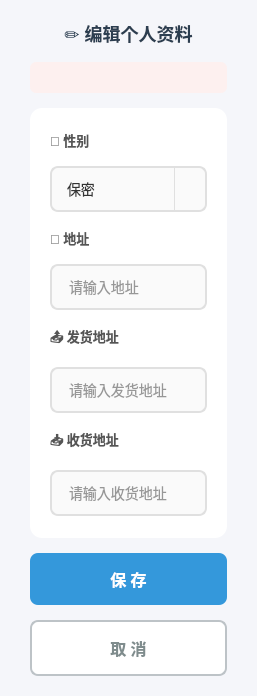
<?xml version="1.0" encoding="UTF-8"?>
<ui version="4.0">
 <class>EditProfileDialog</class>
 <widget class="QDialog" name="EditProfileDialog">
  <property name="windowTitle">
   <string>编辑个人资料</string>
  </property>
  <property name="styleSheet">
   <string notr="true">QDialog { background-color: #f5f6fa; }</string>
  </property>
  <layout class="QVBoxLayout" name="mainLayout">
   <property name="spacing">
    <number>15</number>
   </property>
   <property name="leftMargin">
    <number>30</number>
   </property>
   <property name="topMargin">
    <number>20</number>
   </property>
   <property name="rightMargin">
    <number>30</number>
   </property>
   <property name="bottomMargin">
    <number>20</number>
   </property>
   <item>
    <widget class="QLabel" name="titleLabel">
     <property name="text">
      <string>✏️ 编辑个人资料</string>
     </property>
     <property name="alignment">
      <set>Qt::AlignmentFlag::AlignCenter</set>
     </property>
     <property name="styleSheet">
      <string notr="true">font-size: 18px; font-weight: bold; color: #2c3e50;</string>
     </property>
    </widget>
   </item>
   <item>
    <widget class="QLabel" name="m_errorLabel">
     <property name="text">
      <string/>
     </property>
     <property name="visible">
      <bool>false</bool>
     </property>
     <property name="alignment">
      <set>Qt::AlignmentFlag::AlignCenter</set>
     </property>
     <property name="styleSheet">
      <string notr="true">color: #e74c3c; font-size: 13px; font-weight: bold; background-color: #fdf0ef; border-radius: 6px; padding: 8px;</string>
     </property>
    </widget>
   </item>
   <item>
    <widget class="QWidget" name="formWidget" native="true">
     <property name="styleSheet">
      <string notr="true">QWidget { background-color: #ffffff; border-radius: 12px; }
QLineEdit {
  min-height: 42px; padding: 0 15px;
  border: 2px solid #e0e0e0; border-radius: 8px;
  font-size: 14px; background-color: #fafafa; color: #333;
}
QLineEdit:focus {
  border-color: #3498db; background-color: #ffffff;
}
QComboBox {
  min-height: 42px; padding: 0 15px;
  border: 2px solid #e0e0e0; border-radius: 8px;
  font-size: 14px; background-color: #fafafa; color: #333;
}
QComboBox:focus { border-color: #3498db; }
QComboBox::drop-down {
  subcontrol-origin: padding;
  subcontrol-position: top right;
  width: 30px;
  border-left: 1px solid #e0e0e0;
}</string>
     </property>
     <layout class="QVBoxLayout" name="formLayout">
      <property name="spacing">
       <number>16</number>
      </property>
      <property name="leftMargin">
       <number>20</number>
      </property>
      <property name="topMargin">
       <number>22</number>
      </property>
      <property name="rightMargin">
       <number>20</number>
      </property>
      <property name="bottomMargin">
       <number>22</number>
      </property>
      <item>
       <widget class="QLabel" name="genderLabel">
        <property name="text">
         <string>👤 性别</string>
        </property>
        <property name="styleSheet">
         <string notr="true">font-size: 13px; color: #555; font-weight: bold; background: transparent;</string>
        </property>
       </widget>
      </item>
      <item>
       <widget class="QComboBox" name="m_genderCombo">
        <item>
         <property name="text">
          <string>保密</string>
         </property>
        </item>
        <item>
         <property name="text">
          <string>男</string>
         </property>
        </item>
        <item>
         <property name="text">
          <string>女</string>
         </property>
        </item>
       </widget>
      </item>
      <item>
       <widget class="QLabel" name="addrLabel">
        <property name="text">
         <string>📍 地址</string>
        </property>
        <property name="styleSheet">
         <string notr="true">font-size: 13px; color: #555; font-weight: bold; background: transparent;</string>
        </property>
       </widget>
      </item>
      <item>
       <widget class="QLineEdit" name="m_addressEdit">
        <property name="placeholderText">
         <string>请输入地址</string>
        </property>
       </widget>
      </item>
      <item>
       <widget class="QLabel" name="shipLabel">
        <property name="text">
         <string>📤 发货地址</string>
        </property>
        <property name="styleSheet">
         <string notr="true">font-size: 13px; color: #555; font-weight: bold; background: transparent;</string>
        </property>
       </widget>
      </item>
      <item>
       <widget class="QLineEdit" name="m_shippingEdit">
        <property name="placeholderText">
         <string>请输入发货地址</string>
        </property>
       </widget>
      </item>
      <item>
       <widget class="QLabel" name="recvLabel">
        <property name="text">
         <string>📥 收货地址</string>
        </property>
        <property name="styleSheet">
         <string notr="true">font-size: 13px; color: #555; font-weight: bold; background: transparent;</string>
        </property>
       </widget>
      </item>
      <item>
       <widget class="QLineEdit" name="m_receivingEdit">
        <property name="placeholderText">
         <string>请输入收货地址</string>
        </property>
       </widget>
      </item>
     </layout>
    </widget>
   </item>
   <item>
    <widget class="QPushButton" name="m_saveBtn">
     <property name="cursor">
      <cursorShape>PointingHandCursor</cursorShape>
     </property>
     <property name="text">
      <string>保 存</string>
     </property>
     <property name="styleSheet">
      <string notr="true">QPushButton {
  background-color: #3498db; color: white; border: none;
  border-radius: 8px; padding: 14px; font-size: 16px; font-weight: bold;
}
QPushButton:hover { background-color: #2980b9; }</string>
     </property>
    </widget>
   </item>
   <item>
    <widget class="QPushButton" name="m_cancelBtn">
     <property name="cursor">
      <cursorShape>PointingHandCursor</cursorShape>
     </property>
     <property name="text">
      <string>取 消</string>
     </property>
     <property name="styleSheet">
      <string notr="true">QPushButton {
  background-color: #ffffff; color: #7f8c8d; border: 2px solid #bdc3c7;
  border-radius: 8px; padding: 14px; font-size: 16px; font-weight: bold;
}
QPushButton:hover { background-color: #f5f6fa; }</string>
     </property>
    </widget>
   </item>
  </layout>
 </widget>
 <resources/>
 <connections/>
</ui>
